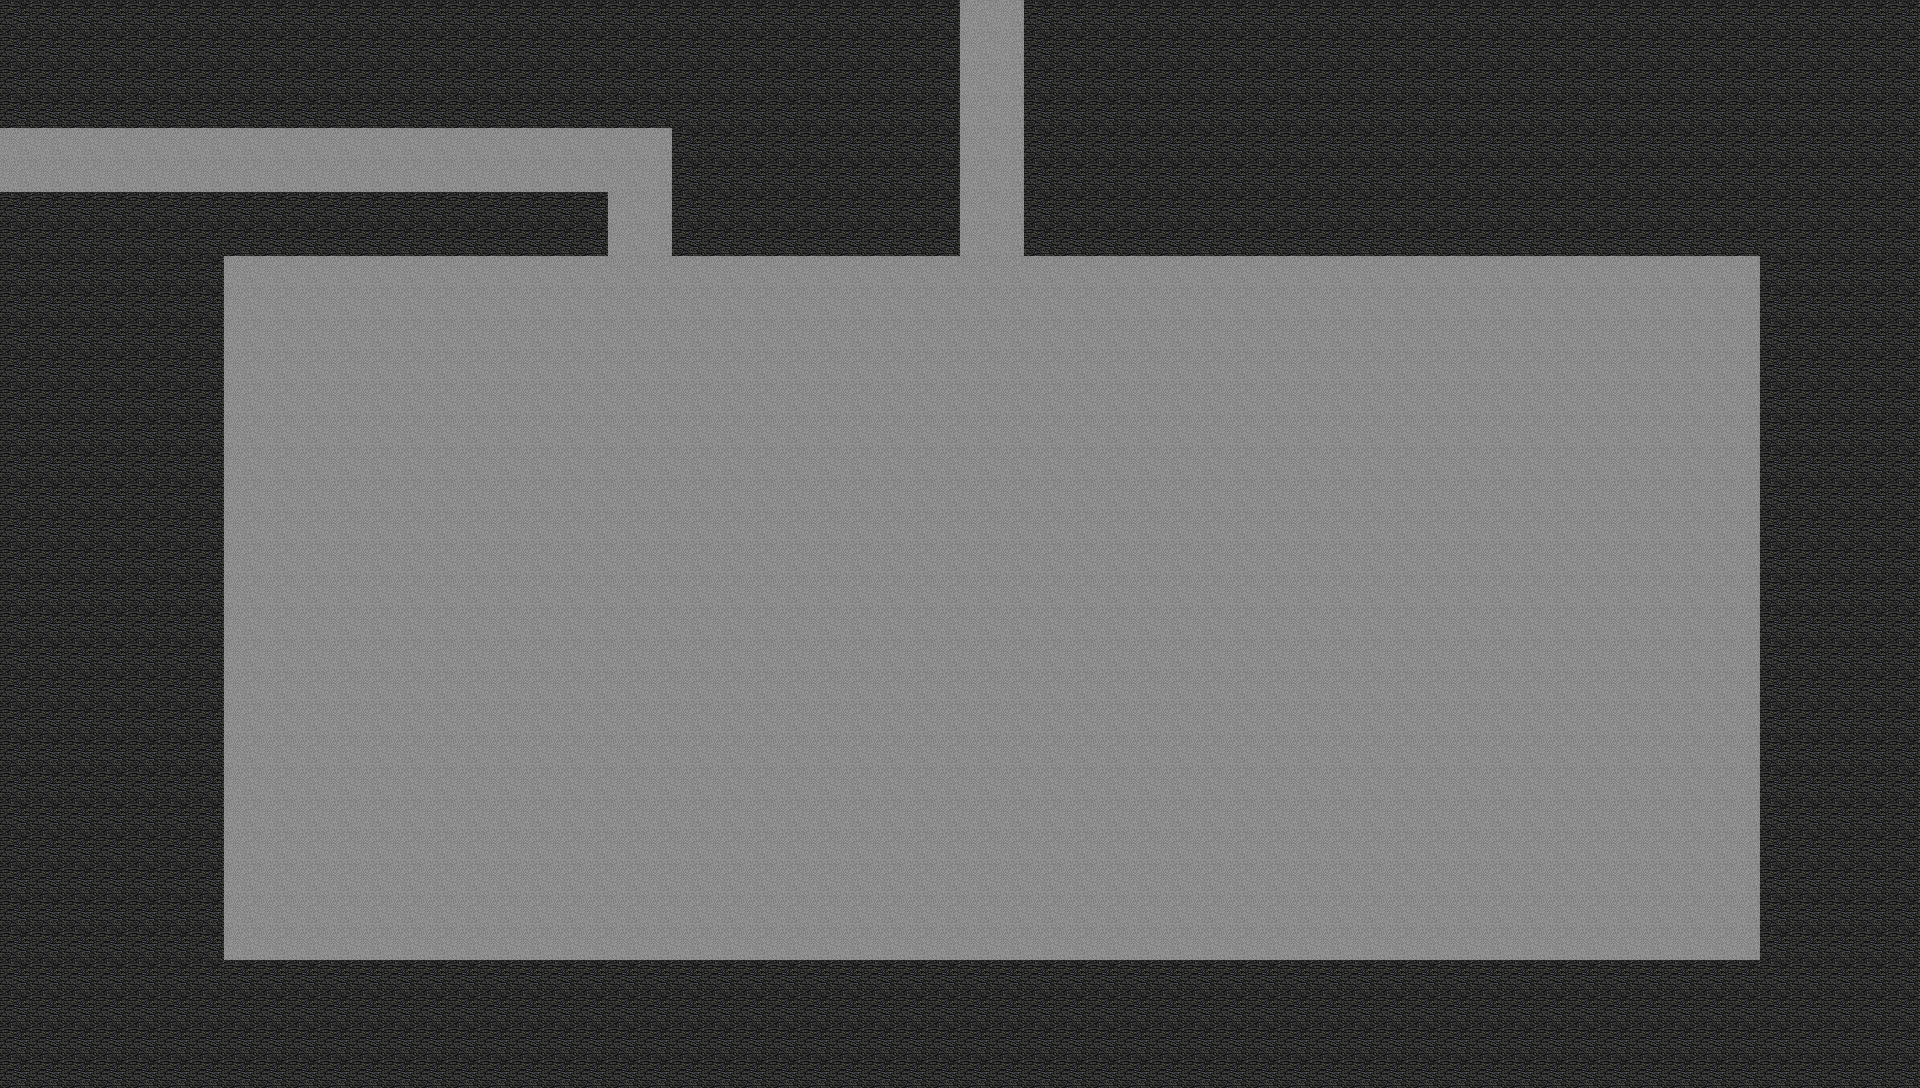

Rendered tile map (Tiled .tmx) drawn with the repository's tilesets; below, a short description and the map source with its tile grids summarised:
An orthogonal 60x34 tile map with 32x32 px tiles, 2 tile layers (Base, Decorations), 7 tilesets and 27 objects (20x Enemy).

<map version="1.0" orientation="orthogonal" width="60" height="34" tilewidth="32" tileheight="32">
 <tileset firstgid="1" source="../tilesets/Dungeon 1.tsx" />
 <tileset firstgid="91" source="../tilesets/Dungeon 2.tsx" />
 <tileset firstgid="235" source="../tilesets/Dungeon 3.tsx" />
 <tileset firstgid="352" source="../tilesets/Dungeon 4.tsx" />
 <tileset firstgid="523" source="../tilesets/Overworld 1.tsx" />
 <tileset firstgid="651" source="../tilesets/Overworld 2.tsx" />
 <tileset firstgid="787" source="../tilesets/Overworld 3.tsx" />
 <layer name="Base" width="60" height="34">
  <data>[2040 cells, 2039 non-empty, 1 distinct tile ids]</data>
 </layer>
 <layer name="Decorations" width="60" height="34">
  <data>[2040 cells, 2040 non-empty, 2 distinct tile ids]</data>
 </layer>
 <objectgroup name="Objects" width="60" height="34">
  <object name="Bat" type="Enemy" x="1207" y="288" width="32" height="32" />
  <object name="Bat" type="Enemy" x="609" y="642" width="32" height="32" />
  <object name="Bat" type="Enemy" x="1353" y="604" width="32" height="32" />
  <object name="Bat" type="Enemy" x="957" y="763" width="32" height="32" />
  <object name="Bat" type="Enemy" x="1544" y="364" width="32" height="32" />
  <object name="Bat" type="Enemy" x="1048" y="533" width="32" height="32" />
  <object name="Goon" type="Enemy" x="1300" y="427" width="32" height="32" />
  <object name="Goon" type="Enemy" x="1194" y="631" width="32" height="32" />
  <object name="Goon" type="Enemy" x="823" y="652" width="32" height="32" />
  <object name="Goon" type="Enemy" x="620" y="787" width="32" height="32" />
  <object name="Goon" type="Enemy" x="821" y="833" width="32" height="32" />
  <object name="Goon" type="Enemy" x="754" y="554" width="32" height="32" />
  <object name="Goon" type="Enemy" x="1044" y="343" width="32" height="32" />
  <object name="Goon" type="Enemy" x="1395" y="270" width="32" height="32" />
  <object name="Zombie" type="Enemy" x="1160" y="440" width="32" height="32" />
  <object name="Zombie" type="Enemy" x="1015" y="678" width="32" height="32" />
  <object name="Zombie" type="Enemy" x="1540" y="591" width="32" height="32" />
  <object name="Zombie" type="Enemy" x="708" y="720" width="32" height="32" />
  <object name="Zombie" type="Enemy" x="501" y="710" width="32" height="32" />
  <object name="Zombie" type="Enemy" x="617" y="481" width="32" height="32" />
 </objectgroup>
 <objectgroup name="Collision" width="60" height="34">
  <object x="1024" y="-7" width="900" height="264" />
  <object x="1763" y="-25" width="159" height="1117" />
  <object x="-19" y="-27" width="976" height="156" />
  <object x="673" y="-52" width="285" height="308" />
  <object x="2" y="194" width="608" height="57" />
  <object x="2" y="194" width="224" height="904" />
  <object x="206" y="957" width="1559" height="161" />
 </objectgroup>
</map>
